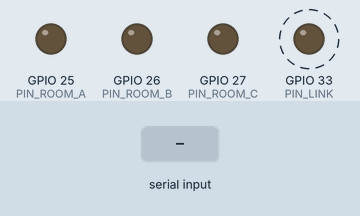
Recording of a sketch running on a simulated ESP32. Parts: output pins drawn as LEDs (lit = HIGH). Dashed ring = blinking. Inputs (shaded band) come from the test bench. EEPROM starts erased; what the sketch prints to the serial monitor is not drawn.

Above: at 1.4 s.
1.5 s: "?\n" received over Serial
Timing chart, 0 to 10.5 s (numbered marks = the images above; inputs shaded):
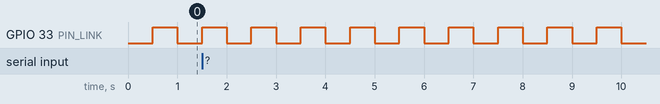

The sketch:

BoardB_Output.ino
```cpp
// Blackout Mesh, board B (output station), on board A's contract v2 (contracts/serial_protocol.md).
//
// Receives SYNC / SET_LOADS / HEARTBEAT from board A over encrypted ESP-NOW (or as "F <hex>" lines on
// USB for bench tests), drives the three classroom LEDs from mask & 0x0038, and ACKs the mask it
// actually applied. protocol.h is a byte-identical copy of firmware/include/protocol.h.
//
// LEDs: room A GPIO25, room B GPIO26, room C GPIO27, link GPIO33.
// Link LED: solid = synced and A heard within 1.5 s; fast blink = synced but stale; slow blink = waiting for SYNC.

#include <Preferences.h>
#include <WiFi.h>
#include <esp_now.h>
#include <esp_wifi.h>
#include "protocol.h"

#if __has_include("secrets.h")
#include "secrets.h"
#else
constexpr uint8_t PEER_MAC[6] = {};
constexpr uint8_t PMK[16] = {}, LMK[16] = {};
#define PEER_CONFIGURED false
#endif

using namespace mesh;

const uint8_t PIN_ROOM_A = 25, PIN_ROOM_B = 26, PIN_ROOM_C = 27, PIN_LINK = 33;
const uint8_t RADIO_CHANNEL = 1;
const uint32_t STALE_MS = 1500, HEARTBEAT_MS = 400;

enum Source : uint8_t { FROM_RADIO, FROM_SERIAL };
struct Frame { uint8_t source; uint8_t data[PACKET_SIZE]; };
QueueHandle_t rxQueue;

Preferences prefs;
uint32_t bootId = 0, session = 0, lastSeq = 0, mySeq = 0, lastSeen = 0, lastBeat = 0;
uint16_t applied = 0;
bool radioReady = false;
bool haveCached = false;
uint32_t cachedSeq = 0;
uint16_t cachedMask = 0;
uint32_t rxBad = 0;

void sendPacket(const Packet& p, uint8_t to) {
  uint8_t bytes[PACKET_SIZE];
  encode(p, bytes);
  if (to == FROM_SERIAL) {
    Serial.print("F ");
    for (size_t i = 0; i < PACKET_SIZE; ++i) Serial.printf("%02x", bytes[i]);
    Serial.println();
  } else if (radioReady) {
    esp_now_send(PEER_MAC, bytes, PACKET_SIZE);
  }
}

Packet outgoing(Kind kind) {
  Packet p;
  p.kind = kind; p.session = session; p.seq = ++mySeq; p.boot = bootId; p.mask = applied;
  return p;
}

void ack(uint32_t commandSeq, uint8_t status, uint8_t to) {
  Packet p = outgoing(ACK);
  p.ack = commandSeq; p.status = status;
  sendPacket(p, to);
}

void applyOutputs(uint16_t mask) {
  applied = mask & CLASSROOM_MASK;
  digitalWrite(PIN_ROOM_A, (applied >> 3) & 1);
  digitalWrite(PIN_ROOM_B, (applied >> 4) & 1);
  digitalWrite(PIN_ROOM_C, (applied >> 5) & 1);
}

void handle(const Frame& frame) {
  Packet p;
  if (!decode(frame.data, PACKET_SIZE, p)) { ++rxBad; Serial.println("# drop: invalid frame"); return; }
  if (p.boot != bootId) return;  // addressed to another boot of B: ignore
  const uint8_t reply = frame.source;
  if (p.kind == HEARTBEAT) {
    if (session && p.session == session) lastSeen = millis();
    return;
  }
  if (p.kind == SYNC) {
    if (p.mask || (session && p.session < session)) { ack(p.seq, 1, reply); return; }  // never downgrade
    if (p.session != session) haveCached = false;
    session = p.session; lastSeq = p.seq; lastSeen = millis();
    Serial.printf("# synced session %lu\n", (unsigned long)session);
    ack(p.seq, 0, reply);
    return;
  }
  if (p.kind == SET_LOADS) {
    if (!session || p.session != session) { ack(p.seq, 1, reply); return; }
    lastSeen = millis();
    if (haveCached && p.seq == cachedSeq) {  // duplicate identity: same payload re-ACKs, different is rejected
      ack(p.seq, p.mask == cachedMask ? 0 : 1, reply);
      return;
    }
    if (p.seq <= lastSeq) { ack(p.seq, 1, reply); return; }
    lastSeq = p.seq;
    applyOutputs(p.mask);
    haveCached = true; cachedSeq = p.seq; cachedMask = p.mask;
    Serial.printf("# applied seq %lu: commanded 0x%03x -> classrooms 0x%03x\n", (unsigned long)p.seq, p.mask, applied);
    ack(p.seq, 0, reply);
  }
}

// ESP-NOW receive callback (Arduino core 3.x): copy and enqueue only.
void onRecv(const esp_now_recv_info_t* info, const uint8_t* data, int len) {
  if (len != PACKET_SIZE || memcmp(info->src_addr, PEER_MAC, 6)) return;
  Frame f; f.source = FROM_RADIO; memcpy(f.data, data, PACKET_SIZE);
  xQueueSend(rxQueue, &f, 0);
}

bool setupRadio() {
  uint8_t any = 0;
  for (auto b : PEER_MAC) any |= b;
  uint8_t keys = 0;
  for (auto b : PMK) keys |= b;
  for (auto b : LMK) keys |= b;
  if (!PEER_CONFIGURED || !any || !keys || (PEER_MAC[0] & 1)) {
    Serial.println("# radio disabled: fill in secrets.h (board A MAC, PMK, LMK); USB bench mode only");
    return false;
  }
  WiFi.mode(WIFI_STA); WiFi.disconnect();
  if (esp_wifi_set_channel(RADIO_CHANNEL, WIFI_SECOND_CHAN_NONE) != ESP_OK) return false;
  if (esp_now_init() != ESP_OK || esp_now_set_pmk(PMK) != ESP_OK) return false;
  esp_now_peer_info_t peer{};
  memcpy(peer.peer_addr, PEER_MAC, 6); memcpy(peer.lmk, LMK, 16);
  peer.channel = RADIO_CHANNEL; peer.ifidx = WIFI_IF_STA; peer.encrypt = true;
  if (esp_now_add_peer(&peer) != ESP_OK || esp_now_register_recv_cb(onRecv) != ESP_OK) return false;
  return true;
}

void pollSerial() {
  static char line[80];
  static uint8_t n = 0;
  while (Serial.available()) {
    char c = Serial.read();
    if (c == '\r') continue;
    if (c != '\n') { if (n < sizeof(line) - 1) line[n++] = c; continue; }
    line[n] = 0; n = 0;
    if (line[0] == 'F' && line[1] == ' ' && strlen(line) == 2 + 2 * PACKET_SIZE) {
      Frame f; f.source = FROM_SERIAL;
      for (size_t i = 0; i < PACKET_SIZE; ++i) {
        char hex[3] = {line[2 + 2 * i], line[3 + 2 * i], 0};
        f.data[i] = (uint8_t)strtoul(hex, nullptr, 16);
      }
      handle(f);
    } else if (strcmp(line, "?") == 0) {
      Serial.printf("# B boot=%lu session=%lu applied=0x%03x radio=%s bad=%lu MAC=%s\n", (unsigned long)bootId,
                    (unsigned long)session, applied, radioReady ? "on" : "off", (unsigned long)rxBad,
                    WiFi.macAddress().c_str());
    }
  }
}

void updateLinkLed(uint32_t now) {
  if (!session) digitalWrite(PIN_LINK, (now / 500) & 1);                        // waiting for SYNC
  else if (now - lastSeen > STALE_MS) digitalWrite(PIN_LINK, (now / 125) & 1);  // stale: keep last outputs
  else digitalWrite(PIN_LINK, HIGH);
}

void setup() {
  for (uint8_t p : {PIN_ROOM_A, PIN_ROOM_B, PIN_ROOM_C, PIN_LINK}) { pinMode(p, OUTPUT); digitalWrite(p, LOW); }
  Serial.begin(115200);
  rxQueue = xQueueCreate(8, sizeof(Frame));
  // Persisted monotonic boot counter (contract: A ignores lower boot IDs).
  prefs.begin("mesh-b", false);
  bootId = prefs.getUInt("boot", 0) + 1;
  prefs.putUInt("boot", bootId);
  delay(200);
  WiFi.mode(WIFI_STA);
  radioReady = setupRadio();
  Serial.printf("\n# Blackout Mesh board B, contract v2, boot %lu, MAC %s, outputs OFF\n", (unsigned long)bootId,
                WiFi.macAddress().c_str());
  Packet hello = outgoing(HELLO);
  sendPacket(hello, FROM_SERIAL);
  sendPacket(hello, FROM_RADIO);
}

void loop() {
  pollSerial();
  Frame f;
  while (xQueueReceive(rxQueue, &f, 0) == pdTRUE) handle(f);
  uint32_t now = millis();
  if (now - lastBeat >= HEARTBEAT_MS) {
    lastBeat = now;
    Packet beat = outgoing(HEARTBEAT);
    sendPacket(beat, FROM_RADIO);
    sendPacket(beat, FROM_SERIAL);
  }
  updateLinkLed(now);
}
```

protocol.h
```cpp
#pragma once
#include <stddef.h>
#include <stdint.h>

namespace mesh {
constexpr uint16_t VALID_MASK = 0x01ff, CLASSROOM_MASK = 0x0038;
constexpr size_t PACKET_SIZE = 26;
enum Kind : uint8_t { HELLO = 1, SYNC, SET_LOADS, ACK, HEARTBEAT, BUTTON };
struct Packet {
  Kind kind = HELLO;
  uint32_t session = 0, seq = 0, boot = 0, ack = 0;
  uint16_t mask = 0;
  uint8_t status = 0, flags = 0;
};
inline uint16_t crc16(const uint8_t* data, size_t size) {
  uint16_t crc = 0xffff;
  for (size_t i = 0; i < size; ++i) {
    crc ^= uint16_t(data[i]) << 8;
    for (int b = 0; b < 8; ++b)
      crc = (crc & 0x8000) ? uint16_t((crc << 1) ^ 0x1021) : uint16_t(crc << 1);
  }
  return crc;
}
inline void put32(uint8_t* out, uint32_t value) {
  for (int i = 0; i < 4; ++i) out[i] = uint8_t(value >> (8 * i));
}
inline uint32_t get32(const uint8_t* in) {
  uint32_t value = 0;
  for (int i = 0; i < 4; ++i) value |= uint32_t(in[i]) << (8 * i);
  return value;
}
inline void encode(const Packet& p, uint8_t* out) {
  out[0] = 0xa5; out[1] = 2; out[2] = p.kind; out[3] = 2;
  put32(out + 4, p.session); put32(out + 8, p.seq);
  put32(out + 12, p.boot); put32(out + 16, p.ack);
  out[20] = uint8_t(p.mask); out[21] = uint8_t(p.mask >> 8);
  out[22] = p.status; out[23] = p.flags;
  const uint16_t crc = crc16(out, 24);
  out[24] = uint8_t(crc); out[25] = uint8_t(crc >> 8);
}
inline bool decode(const uint8_t* in, size_t size, Packet& p) {
  if (size != PACKET_SIZE || in[0] != 0xa5 || in[1] != 2 || in[3] != 2 ||
      in[2] < HELLO || in[2] > BUTTON || in[22] > 1 || in[23] != 0 ||
      crc16(in, 24) != (uint16_t(in[24]) | uint16_t(in[25]) << 8)) return false;
  p.kind = Kind(in[2]); p.session = get32(in + 4); p.seq = get32(in + 8);
  p.boot = get32(in + 12); p.ack = get32(in + 16);
  p.mask = uint16_t(in[20]) | uint16_t(in[21]) << 8;
  p.status = in[22]; p.flags = in[23];
  return p.boot && !(p.mask & ~VALID_MASK);
}
inline bool sameCommand(const Packet& a, const Packet& b) {
  return a.kind == b.kind && a.session == b.session && a.seq == b.seq &&
         a.boot == b.boot && a.mask == b.mask;
}
}
```

secrets.example.h
```cpp
#pragma once
// Copy to secrets.h (git-ignored) in this folder and fill in real values.
// PEER_MAC is board A's Wi-Fi STA MAC. PMK and LMK must be byte-for-byte the same
// 16 random bytes as board A's firmware/include/secrets.h.
#define PEER_CONFIGURED true
constexpr uint8_t PEER_MAC[6] = {};
constexpr uint8_t PMK[16] = {}, LMK[16] = {};
```

Measured:
- by itself, GPIO 33 (PIN_LINK): alternates HIGH for 0.50 s and LOW for 0.50 s
